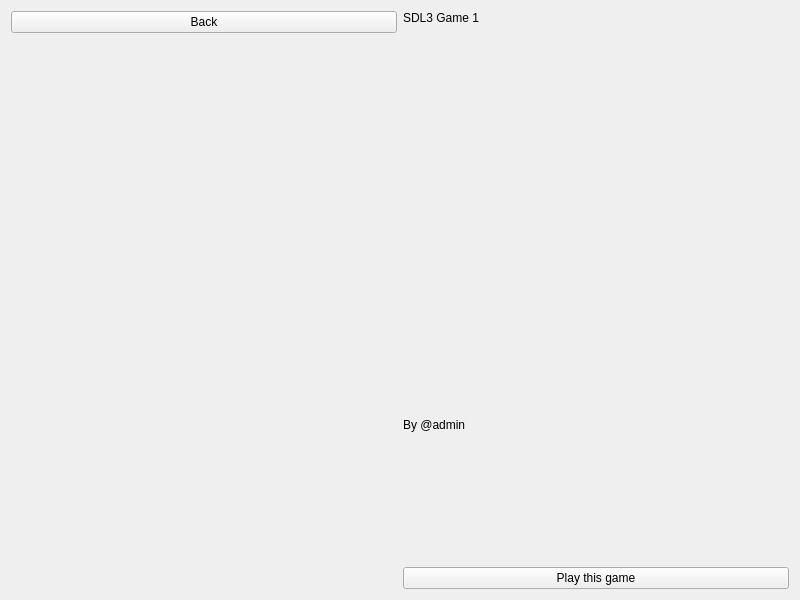
<?xml version="1.0" encoding="UTF-8"?>
<ui version="4.0">
 <class>SDL3Game1_DescWND</class>
 <widget class="QWidget" name="SDL3Game1_DescWND">
  <property name="geometry">
   <rect>
    <x>0</x>
    <y>0</y>
    <width>800</width>
    <height>600</height>
   </rect>
  </property>
  <property name="windowTitle">
   <string>SDL3 Game 1 description</string>
  </property>
  <layout class="QHBoxLayout" name="horizontalLayout_2">
   <item>
    <layout class="QVBoxLayout" name="verticalLayout">
     <item>
      <widget class="QPushButton" name="pushButton">
       <property name="text">
        <string>Back</string>
       </property>
      </widget>
     </item>
     <item>
      <widget class="QLabel" name="label">
       <property name="text">
        <string/>
       </property>
       <property name="pixmap">
        <pixmap resource="assets/qt6/qt6_assets.qrc">:/backgrounds/sdl3game1_desc.png</pixmap>
       </property>
      </widget>
     </item>
    </layout>
   </item>
   <item>
    <layout class="QVBoxLayout" name="verticalLayout_2">
     <item>
      <widget class="QLabel" name="label_2">
       <property name="styleSheet">
        <string notr="true">font: 24pt &quot;Noto Sans&quot;;</string>
       </property>
       <property name="text">
        <string>SDL3 Game 1</string>
       </property>
       <property name="alignment">
        <set>Qt::AlignmentFlag::AlignLeading|Qt::AlignmentFlag::AlignLeft|Qt::AlignmentFlag::AlignTop</set>
       </property>
      </widget>
     </item>
     <item>
      <widget class="QLabel" name="label_3">
       <property name="text">
        <string>By @admin</string>
       </property>
       <property name="alignment">
        <set>Qt::AlignmentFlag::AlignLeading|Qt::AlignmentFlag::AlignLeft|Qt::AlignmentFlag::AlignVCenter</set>
       </property>
      </widget>
     </item>
     <item>
      <widget class="QPushButton" name="pushButton_2">
       <property name="text">
        <string>Play this game</string>
       </property>
       <property name="icon">
        <iconset resource="assets/qt6/qt6_assets.qrc">
         <normaloff>:/playBtn/play.png</normaloff>:/playBtn/play.png</iconset>
       </property>
      </widget>
     </item>
    </layout>
   </item>
  </layout>
 </widget>
 <resources>
  <include location="assets/qt6/qt6_assets.qrc"/>
 </resources>
 <connections/>
</ui>
